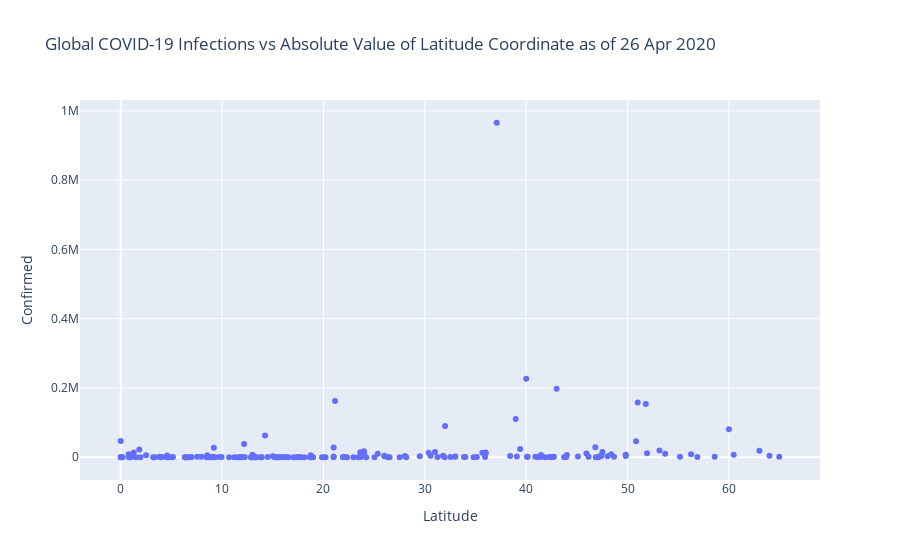
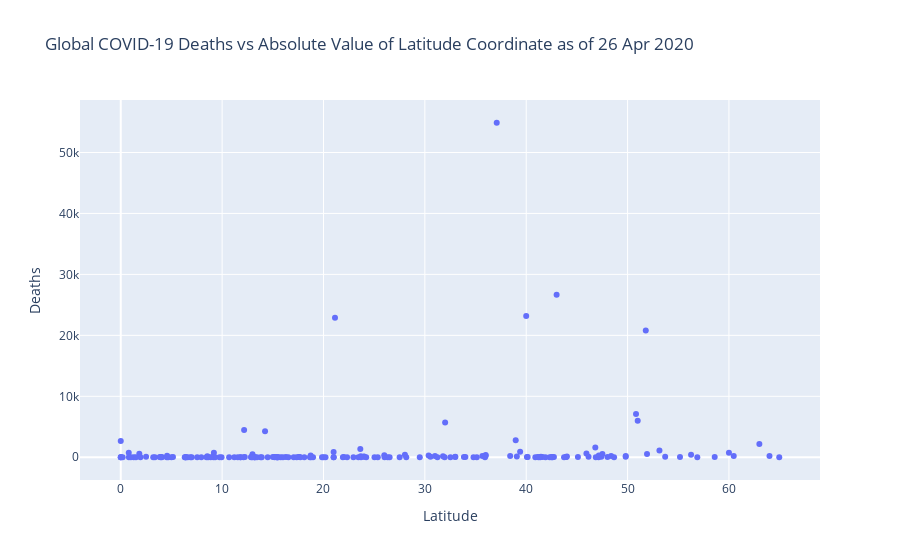
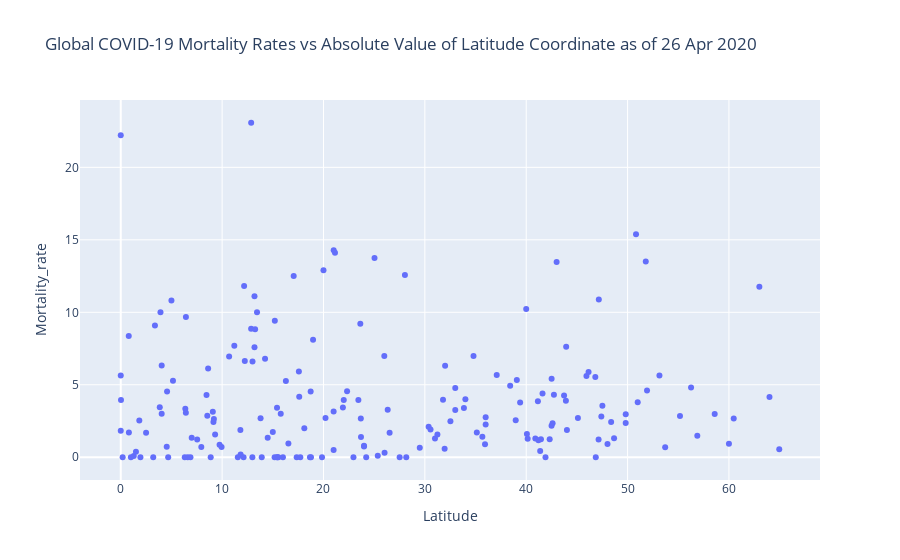

Notebook code cell kept with these figures, in order:
### Markdown cell above
The analysis of the effect of latitude on the spread and mortality rate of the COVID-19 virus a number of

### Code cell
df_global2 = df_last_date
df_global2 = df_global2.rename(columns={'Lat': 'Latitude', 'Long': 'Longitude'})
df_global2['Latitude'] = abs(df_global2['Latitude'])
df_global2 = df_global2[df_global2['Latitude'] < 70]
df_global2 = df_global2[df_global2['Country/Region']!='China']

fig = px.scatter(df_global2.sort_values('Deaths',ascending=False), 
             x="Latitude", 
             y="Confirmed",
             title='Global COVID-19 Infections vs Absolute Value of Latitude Coordinate as of '+last_date.strftime("%d %b %Y"))
fig.show()

fig = px.scatter(df_global2.sort_values('Deaths',ascending=False), 
             x="Latitude", 
             y="Deaths",
             title='Global COVID-19 Deaths vs Absolute Value of Latitude Coordinate as of '+last_date.strftime("%d %b %Y"))
fig.show()
fig = px.scatter(df_global2.sort_values('Deaths',ascending=False), 
             x="Latitude", 
             y="Mortality_rate",
             title='Global COVID-19 Mortality Rates vs Absolute Value of Latitude Coordinate as of '+last_date.strftime("%d %b %Y"))
fig.show()

### Figure 1 — Plotly figure (JSON) as saved in the notebook; plotly's stock layout.template omitted (floating-point values rounded to 4 significant figures; data arrays with more than 128 entries replaced by an {"elided": "..."} marker saying what was removed)
{"data": [{"hovertemplate": "Latitude=%{x}<br>Confirmed=%{y}<extra></extra>", "legendgroup": "", "marker": {"color": "#636efa", "symbol": "circle"}, "mode": "markers", "name": "", "showlegend": false, "type": "scatter", "x": {"elided": "184 float values"}, "xaxis": "x", "y": {"elided": "184 int values"}, "yaxis": "y"}], "layout": {"legend": {"tracegroupgap": 0}, "title": {"text": "Global COVID-19 Infections vs Absolute Value of Latitude Coordinate as of 26 Apr 2020"}, "xaxis": {"anchor": "y", "domain": [0, 1], "title": {"text": "Latitude"}}, "yaxis": {"anchor": "x", "domain": [0, 1], "title": {"text": "Confirmed"}}}}

### Figure 2 — Plotly figure (JSON) as saved in the notebook; plotly's stock layout.template omitted (floating-point values rounded to 4 significant figures; data arrays with more than 128 entries replaced by an {"elided": "..."} marker saying what was removed)
{"data": [{"hovertemplate": "Latitude=%{x}<br>Deaths=%{y}<extra></extra>", "legendgroup": "", "marker": {"color": "#636efa", "symbol": "circle"}, "mode": "markers", "name": "", "showlegend": false, "type": "scatter", "x": {"elided": "184 float values"}, "xaxis": "x", "y": {"elided": "184 int values"}, "yaxis": "y"}], "layout": {"legend": {"tracegroupgap": 0}, "title": {"text": "Global COVID-19 Deaths vs Absolute Value of Latitude Coordinate as of 26 Apr 2020"}, "xaxis": {"anchor": "y", "domain": [0, 1], "title": {"text": "Latitude"}}, "yaxis": {"anchor": "x", "domain": [0, 1], "title": {"text": "Deaths"}}}}

### Figure 3 — Plotly figure (JSON) as saved in the notebook; plotly's stock layout.template omitted (floating-point values rounded to 4 significant figures; data arrays with more than 128 entries replaced by an {"elided": "..."} marker saying what was removed)
{"data": [{"hovertemplate": "Latitude=%{x}<br>Mortality_rate=%{y}<extra></extra>", "legendgroup": "", "marker": {"color": "#636efa", "symbol": "circle"}, "mode": "markers", "name": "", "showlegend": false, "type": "scatter", "x": {"elided": "184 float values"}, "xaxis": "x", "y": {"elided": "184 float values"}, "yaxis": "y"}], "layout": {"legend": {"tracegroupgap": 0}, "title": {"text": "Global COVID-19 Mortality Rates vs Absolute Value of Latitude Coordinate as of 26 Apr 2020"}, "xaxis": {"anchor": "y", "domain": [0, 1], "title": {"text": "Latitude"}}, "yaxis": {"anchor": "x", "domain": [0, 1], "title": {"text": "Mortality_rate"}}}}
